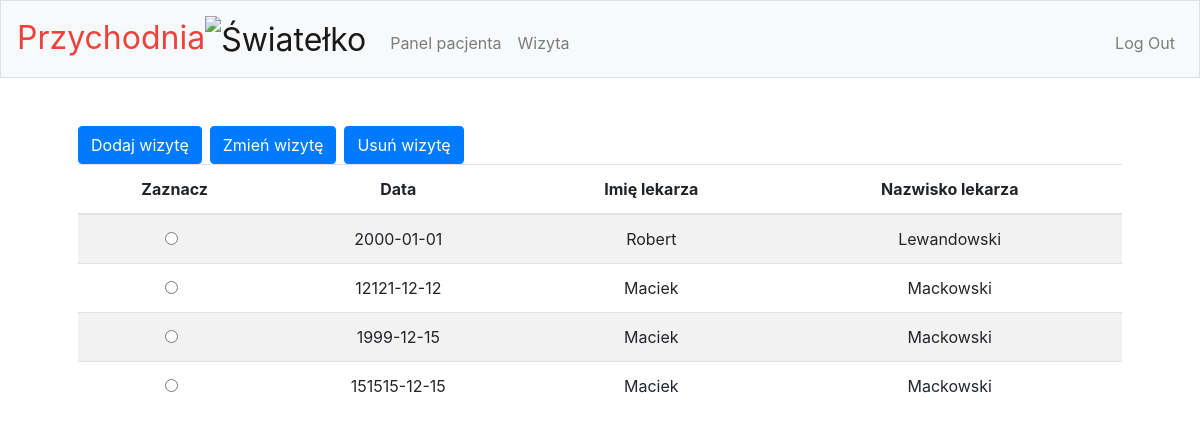
The app's page /wizyta (signed in), older data.
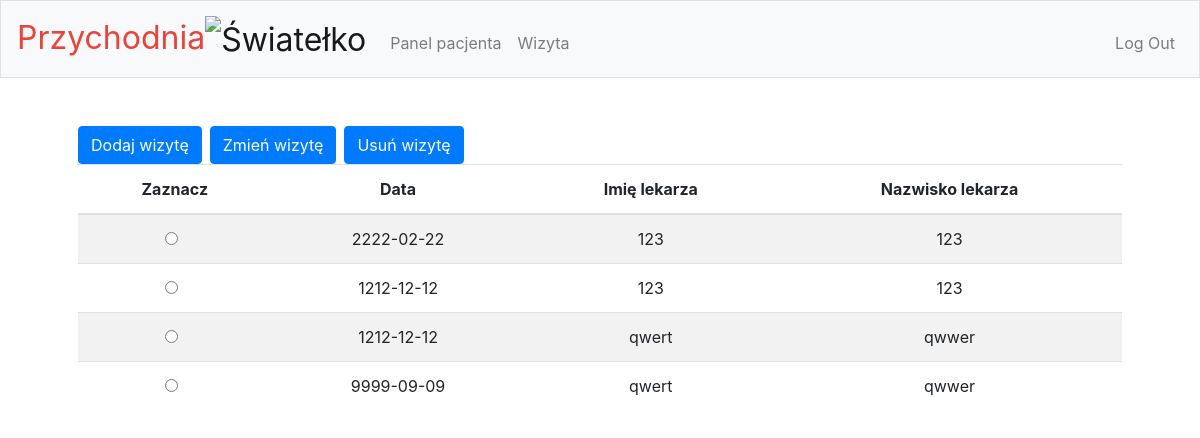
The same page, newer data.
### tables this page shows
CREATE TABLE Wizyta(id integer PRIMARY KEY AUTOINCREMENT, Data date, Pacjent_id INTEGER,  Lekarz_id INTEGER, FOREIGN KEY (Pacjent_id) REFERENCES Pacjent (id), FOREIGN KEY (Lekarz_id) REFERENCES Lekarz (id) );

CREATE TABLE Lekarz(id integer PRIMARY KEY AUTOINCREMENT, Name TEXT, Surname TEXT, Pesel TEXT, Telefon TEXT, Salary integer,  Users_id INTEGER NOT NULL, FOREIGN KEY (Users_id) REFERENCES Users (id));

### app.py (the view, shortened to what this page needs)
@app.route('/wizyta', methods=['GET', 'POST'])
@login_required
def wizyta():
    if session["access"] == 1:
        if request.method == "GET":
            session.pop('_flashes', None)
            con = sqlite3.connect("db.db")
            cur = con.cursor()
            print(session["user_id"], "id ziomiutka")
            columns = ["Data", "Imię lekarza", "Nazwisko lekarza"]
            cur.execute("select id from Pacjent where Users_id=?",[session['user_id']])
            pacjent_id = cur.fetchall()
            cur.execute(
                "select Wizyta.id,Wizyta.Data,Lekarz.Name, Lekarz.Surname from Wizyta inner join Lekarz on  Wizyta.lekarz_Id = Lekarz.id inner join Pacjent on Wizyta.pacjent_id = Pacjent.id where Wizyta.pacjent_Id =?", pacjent_id[0])
            rows = cur.fetchall()
            return render_template("wizyta.html", columns=columns, rows=rows)

### app.py (called while the page is built)
def login_required(f):
    @wraps(f)
    def decorated_function(*args, **kwargs):
        if session.get("user_id") is None:
            return redirect("/login")
        return f(*args, **kwargs)
    return decorated_function

### templates/wizyta.html (shortened to what this page needs)
{% extends "layout.html" %}
{% block main %}
        <div class="btn-toolbar" role="toolbar">
        {% if session.access == 3 or session.access == 1 %}
        <div class="btn-group mr-2" role="group">
        <form method="get" action="/wizyta_create">
            <button class="btn btn-primary" type="submit">Dodaj wizytę</button>
        </form>
        </div>
        {% endif %}
        <div class="btn-group mr-2" role="group">
        <form method="get" action="/wizyta_update">
               <button name="id" value="" onclick="getValue()" id="update" class="btn btn-primary" type="submit">Zmień wizytę</button>
        </form>
        </div>
         <div class="btn-group mr-2" role="group">
            <form method="get" action="/wizyta_delete">
               <button name="id" value="" onclick="getValue()" id="delete" class="btn btn-primary" type="submit">Usuń wizytę</button>
        </form>
         </div>
    </div>
    <table class="table table-striped">
        <thead class>
        <tr>
            <th scope="col">Zaznacz</th>
            {% for column in columns %}
                <th scope="col">{{ column }}</th>
            {% endfor %}
        </tr>
        </thead>
        <tbody>
        {% for row in rows %}
            <tr>
                <td>
                    <div class="form-check">
                        <input type="radio" class="form-check-input zaznacz" name="check" id="{{ row[0] }}" value="{{ row[0] }}">
                    </div>
                </td>
                {% for value in row[1:] %}
                    <td>{{ value }}</td>
                {% endfor %}
            </tr>
        {% endfor %}
        </tbody>
    </table>
{% endblock %}

Row changes from the older to the newer data that the page shows:
removed Wizyta: Data "2000-01-01", Lekarz (Name "Robert", Surname "Lewandowski")
no longer on this page (row unchanged): Wizyta: Data "12121-12-12"
removed Lekarz: Name "Maciek", Surname "Mackowski"
no longer on this page (row unchanged): Wizyta: Data "1999-12-15"
no longer on this page (row unchanged): Wizyta: Data "151515-12-15"
added Wizyta: Data "2222-02-22"
added Lekarz: Name "123", Surname "123"
added Wizyta: Data "1212-12-12"
added Wizyta: Data "1212-12-12", Lekarz (Name "qwert", Surname "qwwer")
added Wizyta: Data "9999-09-09", Lekarz (Name "qwert", Surname "qwwer")
